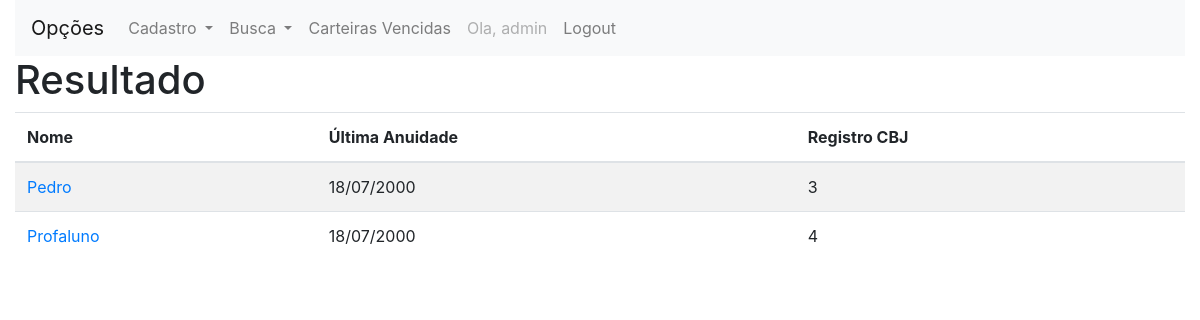
/core/list_filiacao/ (signed in), run on an earlier commit of the app's database.
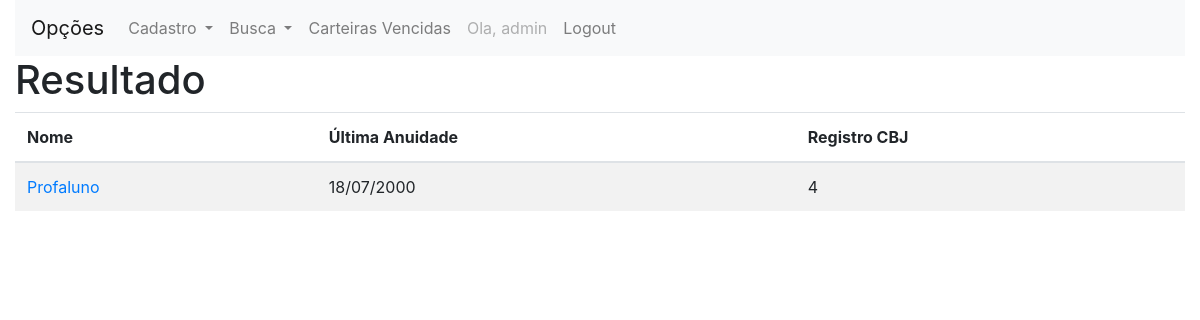
And on a later commit of the database.
### core/models.py (models this page shows, shortened)
class Pessoa(models.Model): # Classe Pessoa
    Nome = models.CharField(max_length=45)
    DataNascimento = models.DateField()
    CPF = CPFField('CPF', unique=True)
    RGNumero = models.CharField(max_length=12, unique=True)
    RGOrgao = models.CharField(max_length=20)
    RegistroCBJ = models.AutoField(primary_key=True, unique=True, editable=False)
    Faixa = models.ForeignKey(Faixa, on_delete=models.CASCADE)
    FaixaDataEntrega = models.DateTimeField(auto_now=True)
    CEP = models.CharField(max_length=20)
    Rua = models.CharField(max_length=50)
    Numero = models.SmallIntegerField()
    Complemento = models.CharField(max_length=50, blank=True, null=True)
    Bairro = models.CharField(max_length=50)
    Estado = models.CharField(max_length=50)
    Cidade = models.CharField(max_length=50)
    Telefone1 = models.CharField(max_length=20)
    Telefone2 = models.CharField(max_length=20)
    Observacoes = models.TextField(max_length=50, blank=True, null=True)
    DataCadastro = models.DateField(editable=False, auto_now=True)

class Filiado(Pessoa): # Classe Filiado (Aluno), herda Pessoa
    Academia = models.ForeignKey(Academia, on_delete=models.CASCADE)
    Professor = models.ForeignKey(Professor, on_delete=models.CASCADE)
    UltimaAnuidade = models.DateField()

class Pessoa(models.Model): # Classe Pessoa
    Nome = models.CharField(max_length=45)
    DataNascimento = models.DateField()
    CPF = CPFField('CPF', unique=True)
    RGNumero = models.CharField(max_length=12, unique=True)
    RGOrgao = models.CharField(max_length=20)
    RegistroCBJ = models.AutoField(primary_key=True, unique=True, editable=False)
    Faixa = models.ForeignKey(Faixa, on_delete=models.CASCADE)
    FaixaDataEntrega = models.DateTimeField(auto_now=True)
    CEP = models.CharField(max_length=20)
    Rua = models.CharField(max_length=50)
    Numero = models.SmallIntegerField()
    Complemento = models.CharField(max_length=50, blank=True, null=True)
    Bairro = models.CharField(max_length=50)
    Estado = models.CharField(max_length=50)
    Cidade = models.CharField(max_length=50)
    Telefone1 = models.CharField(max_length=20)
    Telefone2 = models.CharField(max_length=20)
    Observacoes = models.TextField(max_length=50, blank=True, null=True)
    DataCadastro = models.DateField(editable=False, auto_now=True)

class Professor(Pessoa): # Classe Professor, herda Pessoa
    Academia = models.ForeignKey(Academia, on_delete=models.CASCADE)
    Salario = models.DecimalField(max_digits=7,decimal_places=2)
    ProfessorAluno = models.BooleanField(default=False)
    Professor = models.ForeignKey("self", on_delete=models.CASCADE, blank=True, null=True)
    UltimaAnuidade = models.DateField(blank=True, null=True)

### core/views.py (the view)
# urls.py: path('list_filiacao/', list_filiacao, name='core_list_filiacao'), # LISTAGEM DAS CARTEIRAS VENCIDAS
def list_filiacao(request):
    data = {}
    alunos = Filiado.objects.all()
    professors = Professor.objects.all()
    data['alunos'] = alunos
    data['professors'] = professors
    return render(request, 'core/list_carteira_filiacao.html', data)

### core/templates/core/list_carteira_filiacao.html (shortened to what this page needs)
{% extends 'core/base.html' %}
{% load static %}
{% block main %}
{% include 'core/menu.html' %}
<h1>Resultado</h1>
<table class="table table-striped">
  <thead>
    <tr>
      <th scope="col">Nome</th>
      <th scope="col">Última Anuidade</th>
      <th scope="col">Registro CBJ</th>
    </tr>
  </thead>
  <tbody id="pessoas">
    {% for aluno in alunos %}
        <tr>
            <td><a href="{% url 'core_update_pessoa' aluno.RegistroCBJ %}">{{ aluno.Nome }}</a></td>
            <td>{{ aluno.UltimaAnuidade }}</td>
            <td>{{ aluno.RegistroCBJ }}</td>
        </tr>
    {% endfor %}
    {% for professor in professors %}
        <tr>
            <td><a href="{% url 'core_update_pessoa' professor.RegistroCBJ %}">{{ professor.Nome }}</a></td>
            <td>{{ professor.UltimaAnuidade }}</td>
            <td>{{ professor.RegistroCBJ }}</td>
        </tr>
    {% endfor %}
  </tbody>
</table>
{% endblock %}

What changed in the data, as far as the page shows it:
removed Filiado: Nome "Pedro", UltimaAnuidade "18/07/2000", RegistroCBJ "3"
